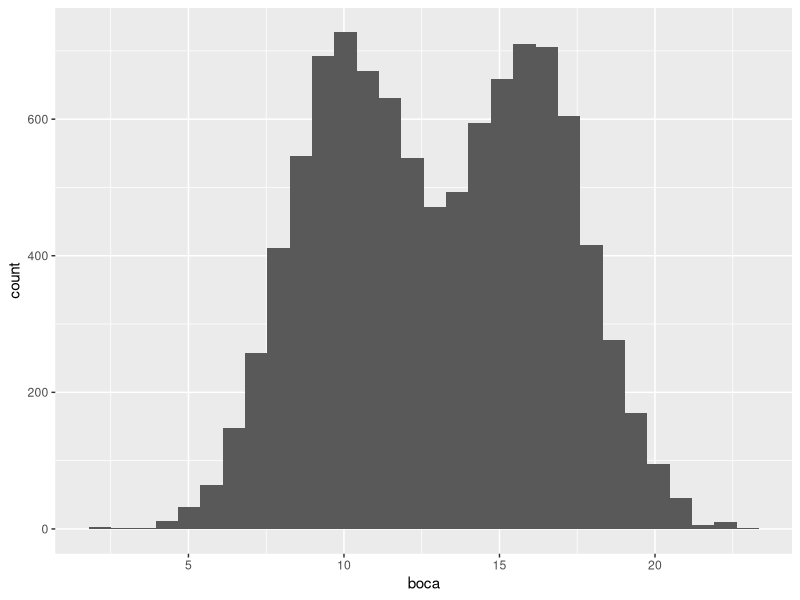
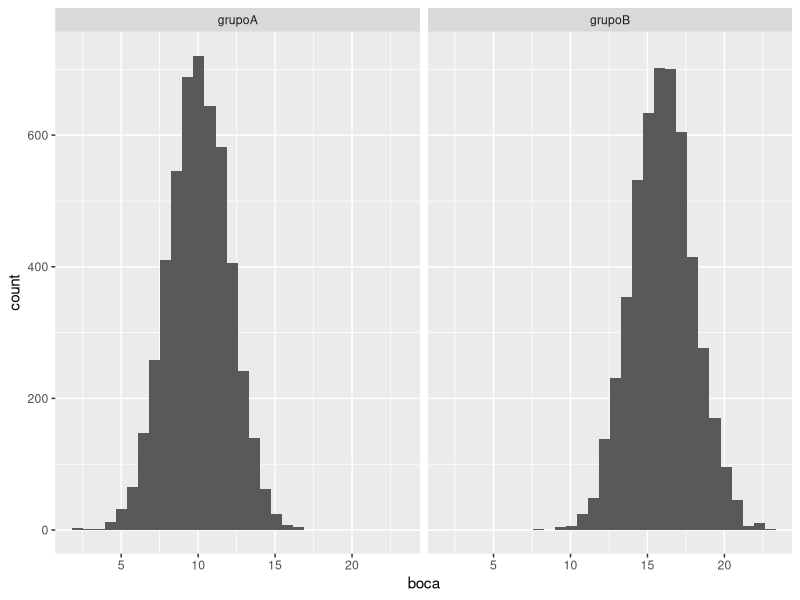
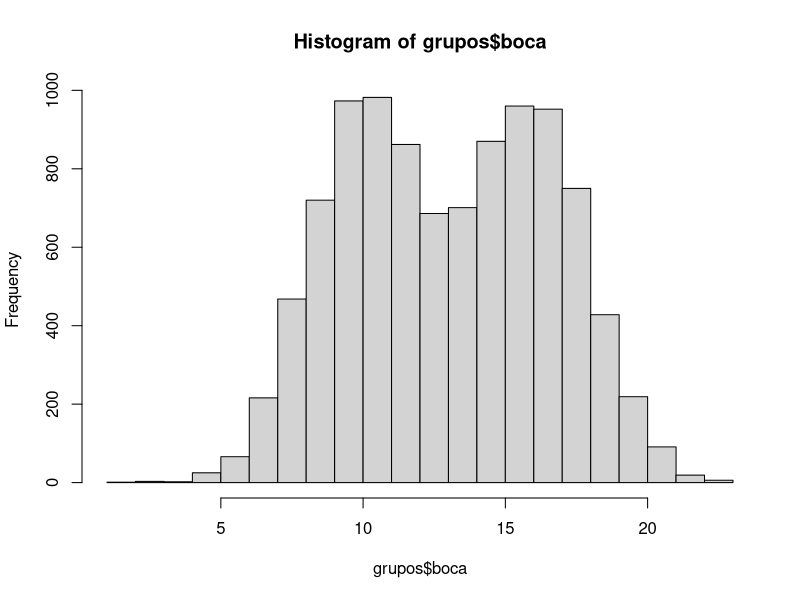
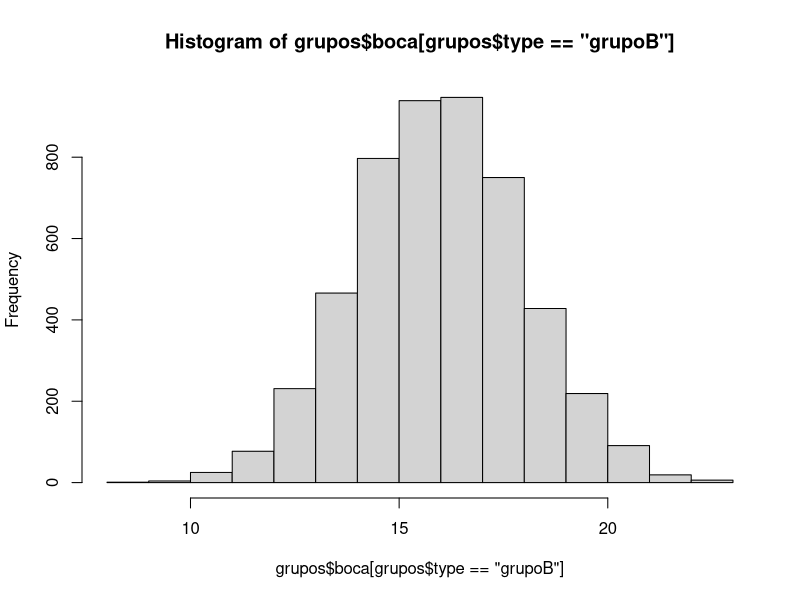
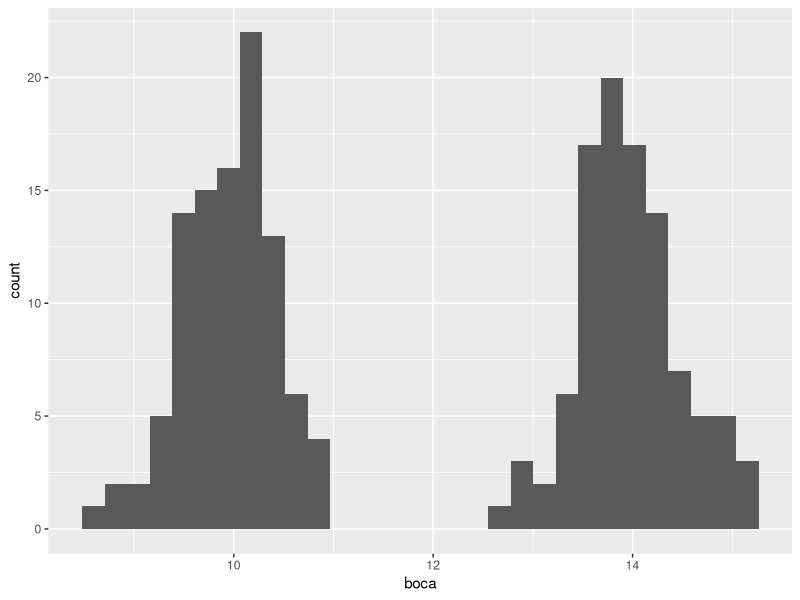
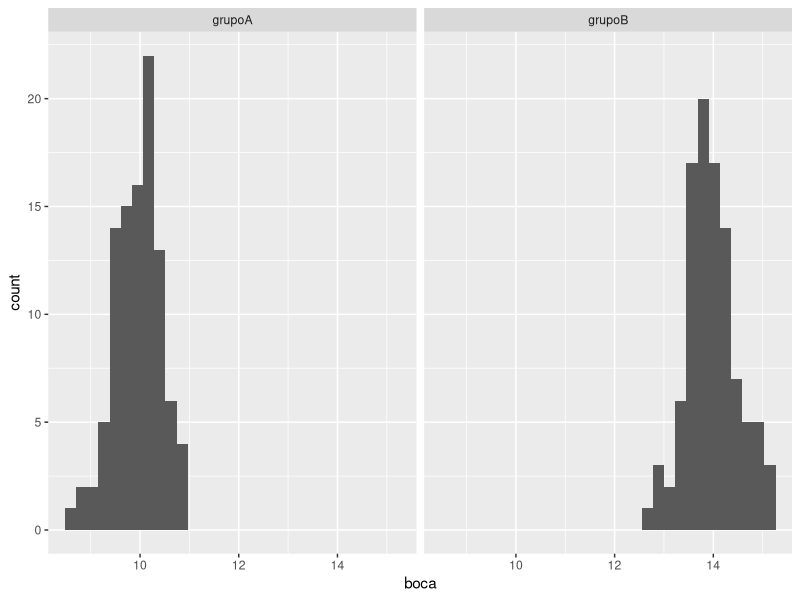
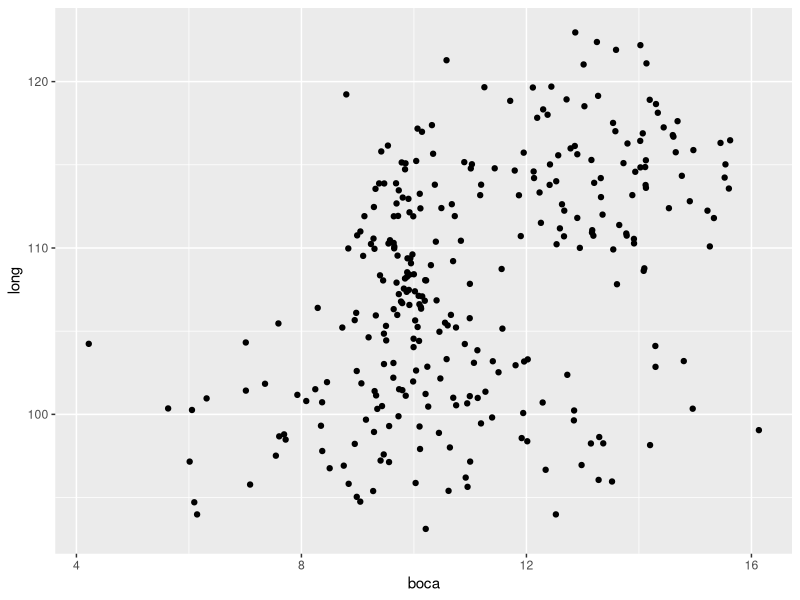
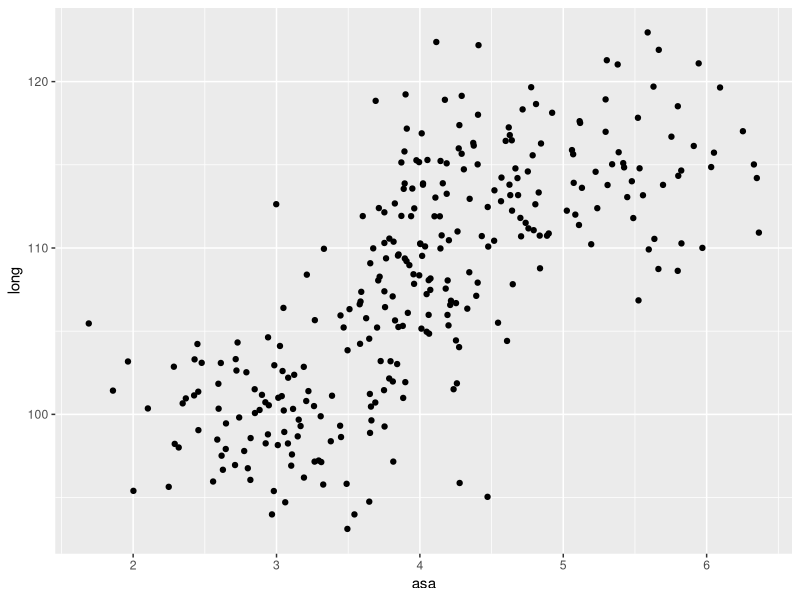

Source code (R) for these figures, in order:
# sesión del 16/11/15

library(ggplot2)
grupoA <- data.frame(boca=rnorm(5000,10,2))
grupoA$type='grupoA'
grupoB <- data.frame(boca=rnorm(5000,16,2))
grupoB$type='grupoB'

grupos <- rbind(grupoA, grupoB)
# histograma general
ggplot(grupos, aes(x=boca)) + geom_histogram()
# histograma distinto para cada tipo    
ggplot(grupos, aes(x=boca)) + geom_histogram() + facet_grid(~type)
#Sin ggplot
hist(grupos$boca)
#Para separar los resultados de cada grupo
hist(grupos$boca [grupos$type == "grupoB"] )
# mismo experimento, 4 veces menos desv. standard    
grupoA <- data.frame(boca=rnorm(100,10,0.5))
grupoA$type='grupoA'
grupoB <- data.frame(boca=rnorm(100,14,0.5))
grupoB$type='grupoB'

grupos <- rbind(grupoA, grupoB)
# histograma general
ggplot(grupos, aes(x=boca)) + geom_histogram()
# histograma distinto para cada tipo    
ggplot(grupos, aes(x=boca)) + geom_histogram() + facet_grid(~type)

#n sirve para darle un valor único sin necesidad de volverlo a escribir
n=100
grupoA<- data.frame(boca=rnorm(n,10,2), asa=rnorm(n,3,0.5), base=rnorm(n, 4.5, 0.3), long=rnorm(n,100,3), tipo='A')

# comprobar que no hay negativos (si sale algún TRUE entonces hay negativos
grupoA$boca<0

grupoB<- data.frame(boca=rnorm(n,13,1.5), asa=rnorm(n,5,0.6), base=rnorm(n, 5, 0.1), long=rnorm(n,115,4), tipo='B')

grupoC<- data.frame(boca=rnorm(n,10,0.5), asa=rnorm(n,4,0.3), base=rnorm(n, 5.5, 0.5), long=rnorm(n,110,4.5), tipo='C')

# rbind solo une dos grupos, tenemos que crear un nuevo grupo ejemplo para agregar el tercero
myData <- rbind(grupoA, grupoB)
myData <- rbind(myData, grupoC)

# EDA
ggplot(myData, aes(x=boca, y=long)) + geom_point()
ggplot(myData, aes(x=asa, y=long)) + geom_point()

# correlaciones para ver si los distintos parámetros son independientes (lo son si el valor se acerca a 0)
cor(myData$boca, myData$long)


# ejemplos de correlaciones
foo <- rnorm(1000,170,10)
bar <- foo-100
plot(foo,bar)
cor(foo,bar)

bar <- foo-rnorm(1000,100,30)
plot(bar,foo)
cor(foo,bar)

# correlacion inversa
bar <- -foo
cor(foo,bar)

# test kolmogorov-smirnof para ver si 2 muestras fueron generadas por la misma distribución estadística
medieval <- rnorm(100, 20, 2)
romano <- rnorm(100,5,0.3)
ks.test(medieval, romano)

write.table(myData, file="vdata.csv", quote=F, row.names=F, sep=";")


